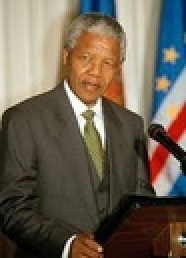
#> input picture 1. Attendance via Group photo of Class/Images/NELSON MANDELA.JPG, 93 x 129 px, shrunk from 190 x 265 before the run, found by its file name (shown 2 times larger)
$ python add_data.py
#> lines starting #> are read from the running program, lines starting #| are printed output that depends on the picture
import sqlite3
import cv2
import numpy as np

# # Read an image file
image_11= cv2.imread('NELSON MANDELA.JPG')
#> image_11 is the input picture: shape (129, 93, 3); mean B, G, R 82.1, 96.9, 108.1
image_1=cv2.imread('DARSHAN RAVAL.jpg')
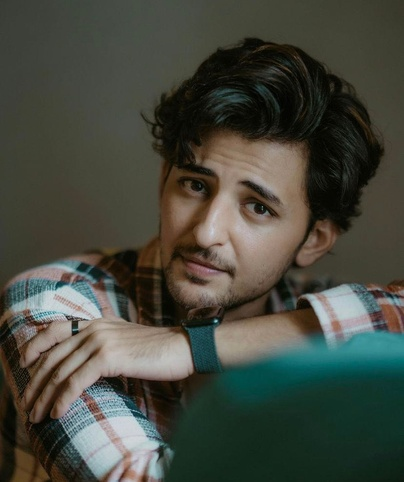
#> input picture 1. Attendance via Group photo of Class/Images/DARSHAN RAVAL.jpg, 404 x 482 px, shrunk from 828 x 987 before the run, found by its file name
#> image_1 is the input picture: shape (482, 404, 3); mean B, G, R 62.4, 72.4, 69.5
image_2=cv2.imread('KARISHMA KAPOOR.jpg')
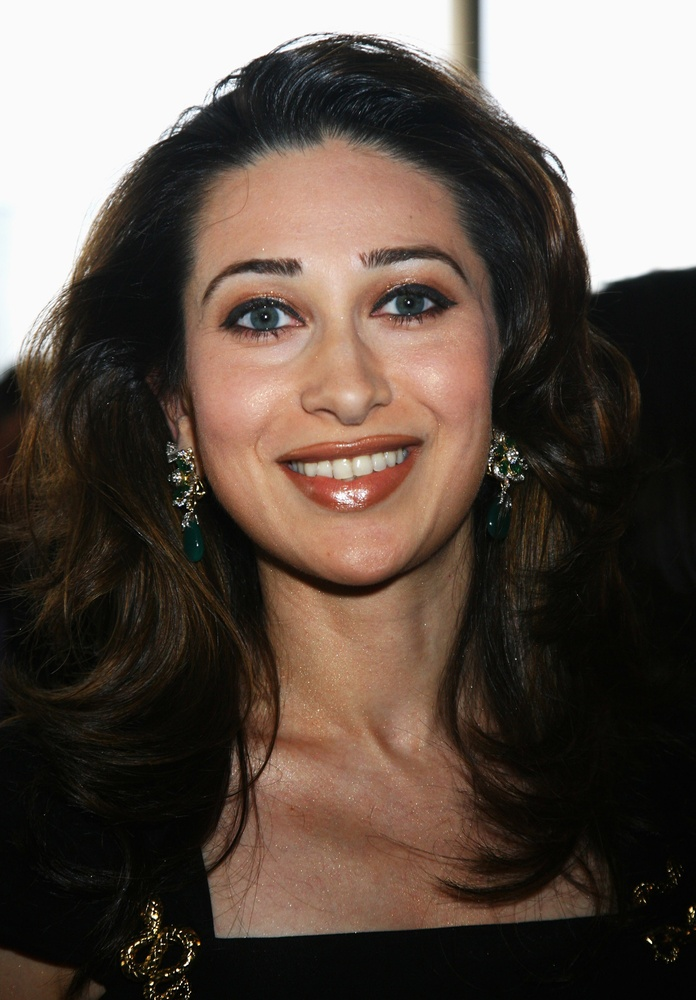
#> input picture 1. Attendance via Group photo of Class/Images/KARISHMA KAPOOR.jpg, 696 x 1000 px, shrunk from 1425 x 2048 before the run, found by its file name
#> image_2 is the input picture: shape (1000, 696, 3); mean B, G, R 73.6, 82.4, 95.3
image_3=cv2.imread('ARMAAN MALIK.jpg')
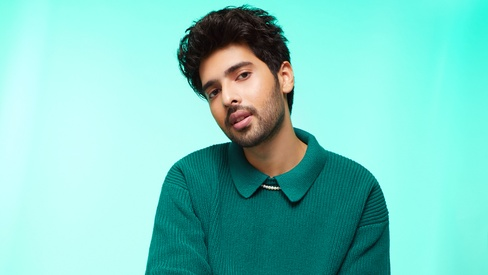
#> input picture 1. Attendance via Group photo of Class/Images/ARMAAN MALIK.jpg, 488 x 275 px, shrunk from 1000 x 564 before the run, found by its file name
#> image_3 is the input picture: shape (275, 488, 3); mean B, G, R 195.7, 206.2, 125
image_4=cv2.imread('ALMAAN MALIK.jpg')
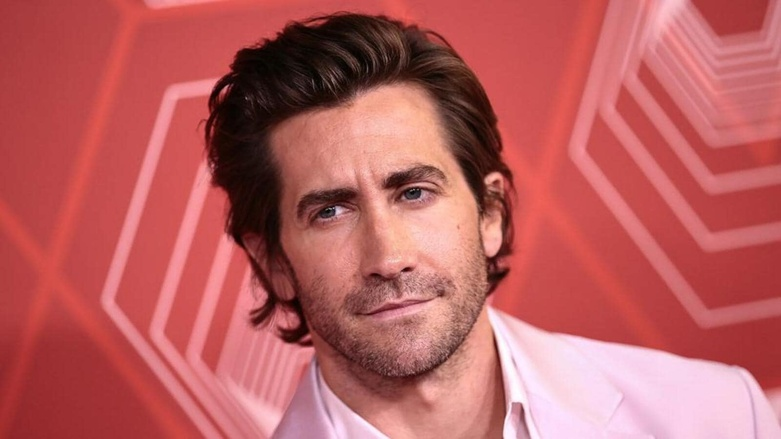
#> input picture 1. Attendance via Group photo of Class/Images/ALMAAN MALIK.jpg, 781 x 439 px, shrunk from 1600 x 900 before the run, found by its file name
#> image_4 is the input picture: shape (439, 781, 3); mean B, G, R 96.2, 95.4, 186.6
image_5=cv2.imread('PRIYANKA CHOPRA.jpg')
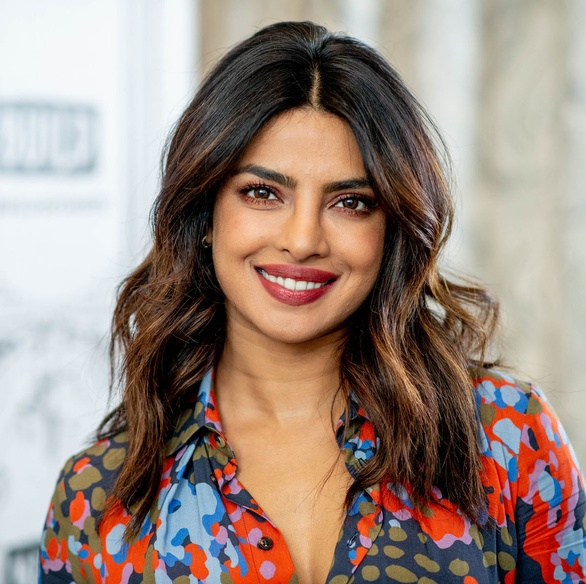
#> input picture 1. Attendance via Group photo of Class/Images/PRIYANKA CHOPRA.jpg, 586 x 584 px, shrunk from 1200 x 1196 before the run, found by its file name
#> image_5 is the input picture: shape (584, 586, 3); mean B, G, R 127.9, 137.8, 156.7
image_6=cv2.imread('KARTIK ARYAN.jpg')
image_7=cv2.imread('ANU MALIK.jpg')
image_8=cv2.imread('ARIJIT SINGH.jpg')
image_9=cv2.imread('SONU NIGAM.jpg')
image_10=cv2.imread('NARENDRA MODI.jpg')

# # Convert the image to binary data
img11 = cv2.imencode('.JPG', image_11)[1].tobytes()
img1=cv2.imencode('.jpg',image_1)[1].tobytes()
img2=cv2.imencode('.jpg',image_2)[1].tobytes()
img3=cv2.imencode('.jpg',image_3)[1].tobytes()
img4=cv2.imencode('.jpg',image_4)[1].tobytes()
img5=cv2.imencode('.jpg',image_5)[1].tobytes()
#> (the run stopped early here; a loop or call above may not have finished)
